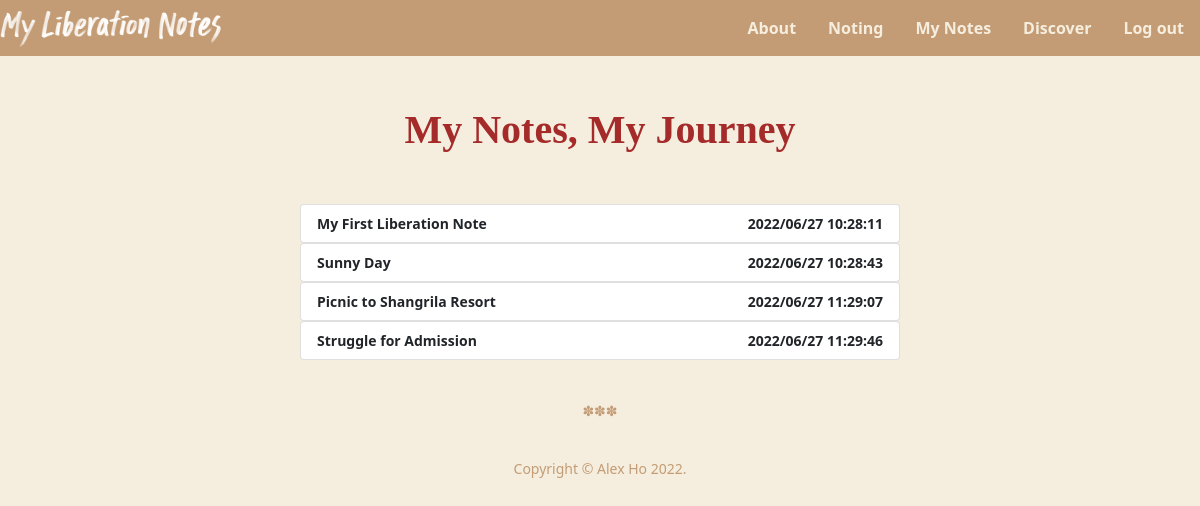
Page /my-notes (signed in) on the committed database.
### tables this page shows
CREATE TABLE notes
(person_id INTEGER NOT NULL, note_id INTEGER PRIMARY KEY AUTOINCREMENT NOT NULL, title TEXT NOT NULL, content TEXT NOT NULL, date NUMERIC NOT NULL, time NUMERIC NOT NULL, FOREIGN KEY(person_id) REFERENCES users(id));

### app.py (the view)
@app.route("/my-notes")
@login_required
def mynotes():
    id = session.get("user_id")
    data = db.execute("SELECT note_id, title, date, time FROM notes WHERE person_id = ?", id)
    return render_template("my-notes.html", data=data)

### app.py (called while the page is built)
@app.after_request
def after_request(response):
    response.headers["Cache-Control"] = "no-cache, no-store, must-revalidate"
    response.headers["Expires"] = 0
    response.headers["Pragma"] = "no-cache"
    return response

### helpers.py (called while the page is built)
def login_required(f):
    @wraps(f)
    def decorated_function(*args, **kwargs):
        if session.get("user_id") is None:
            return redirect("/login")
        return f(*args, **kwargs)
    return decorated_function

### templates/my-notes.html (shortened to what this page needs)
{% extends "layout-2.html" %}
{% block main %}
    <header class="my-notes-header">
        <h1 class="my-notes-h1">My Notes, My Journey</h1>
    </header>
    {% for data in data %}
    <form action="/note-page" method="post">
        <div class="list-group div-list-groups">
            <button type="submit" class="list-groups list-group-item list-group-item-action">
                <div class="button-title">
                    <div>
                        {{ data["title"] }}
                    </div>
                    <div>
                        {{ data["date"] }}
                        {{ data["time"] }}
                    </div>
                </div>
            </button>
        </div>
    </form>
    {% endfor %}
{% endblock %}

### templates/layout-2.html (shortened to what this page needs)
<!DOCTYPE HTML>
<html lan="en">
    <head>
        <link href="https://cdn.jsdelivr.net/npm/bootstrap@5.0.2/dist/css/bootstrap.min.css" rel="stylesheet">
        <link rel="stylesheet" type="text/css" href="../static/body.css">
        <link rel="stylesheet" href="https://use.typekit.net/okw7aat.css">
    </head>
    <body>
        <nav class="navbar fw-bolder" style="background-color: #C39C75">
          <img alt="logo" id="logoh2" src="../static/logoh2.png" width="230px" style="float: left;">
            <ul class="nav">
                <li class="nav-item"><a class="my-nav-link" href="/">About</a></li>
                <li class="nav-item"><a class="my-nav-link" href="/noting">Noting</a></li>
                <li class="nav-item"><a class="my-nav-link" href="/my-notes">My Notes</a></li>
                <li class="nav-item"><a class="my-nav-link" href="/discover">Discover</a></li>
                <li class="nav-item"><a class="my-nav-link" href="/logout">Log out</a></li>
            </ul>
        </nav>
        <main>
            {% block main %}
            {% endblock %}
        </main>
    </body>
    <footer>
        <p> ✽✽✽ </p>
        <br>
        <p>
            Copyright &#169; Alex Ho 2022.
        </p>
    </footer>
</html>

### static/body.css (style rules this page uses)
.my-nav-link { display: block; padding: 0.5rem 1rem; color: #F5EEDE; text-decoration: none; transition: color .15s ease-in-out,background-color .15s ease-in-out,border-color .15s ease-in-out; }
.list-groups { width: 50%; }
.my-notes-header { text-align: center; margin: 50px 0 50px 0; }
.my-notes-h1 { font-weight: 900; font-family: mina, serif; color: #A52A2A; }
.div-list-groups { flex-wrap: wrap; justify-content: center; align-content: center; }
.button-title { display: flex; justify-content: space-between; }
a { text-decoration: none; color: #C39C75; }
button { background-color: #C39C75; font-weight: bold; border-radius: 8px; border: none; color: black; padding: 15px 32px; text-align: center; text-decoration: none; display: inline-block; font-size: 14px; }
body { background-color: #F5EEDE; }
footer { margin-top: 40px; font-size: 14px; text-align: center; color: #C39C75; }

### rows in the picture
notes: title "My First Liberation Note", date "2022/06/27", time "10:28:11"
notes: title "Sunny Day", date "2022/06/27", time "10:28:43"
notes: title "Picnic to Shangrila Resort", date "2022/06/27", time "11:29:07"
notes: title "Struggle for Admission", date "2022/06/27", time "11:29:46"
